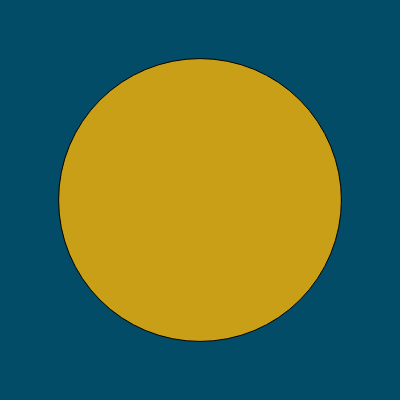
Frame 1 (no input)
Frame 60 (no input): identical to frame 1, image omitted
Frame 120 (the mouse pressed at the canvas centre since frame 60): blank canvas, image omitted

The p5.js sketch that drew this single still picture (run headless with seeded random() and noise() and a simulated clock; from frame 60 on, the mouse is pressed at the canvas centre):

// p5.js sketch
// ── sketch.js
///* // ball object stap 1

let x = 200;
let y = 200;

function setup() {
    createCanvas(400, 400);
}

function draw() {
    background(2, 76, 104);
    var d = dist(mouseX, mouseY, x, y);
    fill(255, 183, 0, 200);
    ellipse(x, y, d, d);
}

//*/
